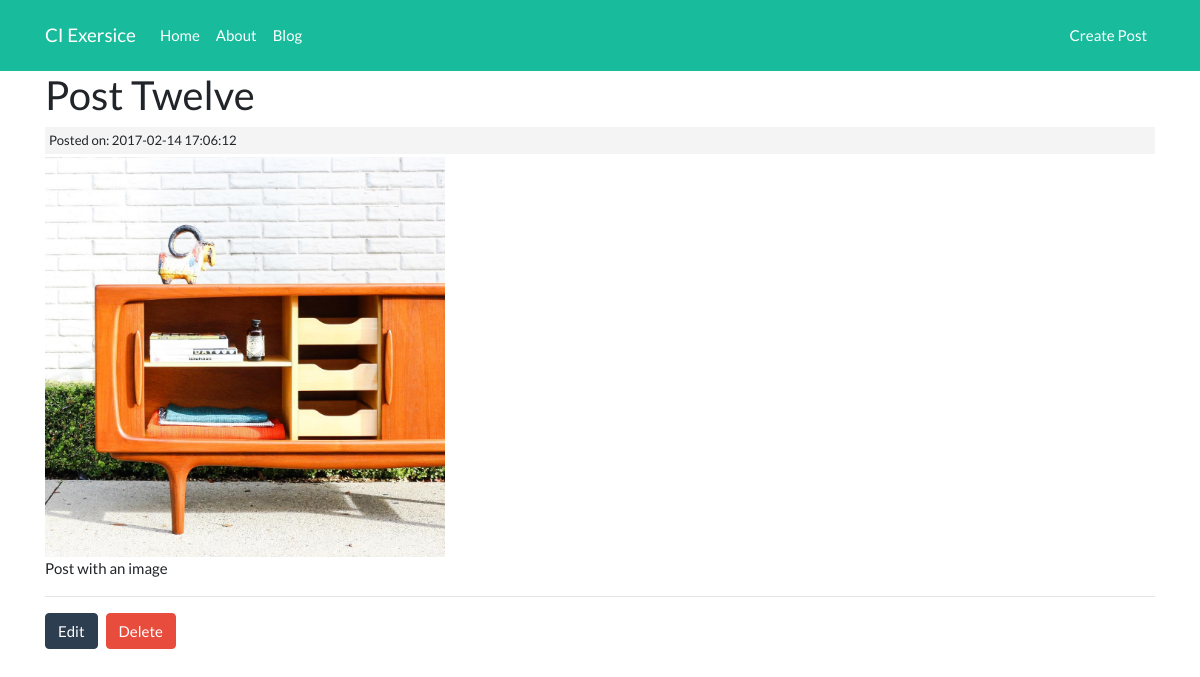
Screenshot of /posts/Post-Twelve with the database file from the repository.
### tables this page shows
CREATE TABLE `posts` (
  `id` int(11) NOT NULL,
  `category_id` int(11) NOT NULL,
  `title` varchar(255) NOT NULL,
  `slug` varchar(255) NOT NULL,
  `body` text NOT NULL,
  `post_image` varchar(255) NOT NULL,
  `created_at` timestamp NOT NULL DEFAULT CURRENT_TIMESTAMP ON UPDATE CURRENT_TIMESTAMP
);

### application/controllers/Posts.php (called while the page is built, shortened)
<?php
	class Posts extends CI_controller{
	public function view($slug = NULL){
		$data['post'] = $this->post_model->get_posts($slug);
		$data['title'] = $data['post']['title'];
		$this->load->view('templates/header');
		$this->load->view('posts/view', $data);
		$this->load->view('templates/footer');
	}
}

### index.php (called while the page is built, shortened)
<?php
require_once BASEPATH.'core/CodeIgniter.php';

### application/models/Post_model.php (called while the page is built, shortened)
<?php
	class Post_model extends CI_Model{
		public function get_posts($slug = FALSE){
			$query = $this->db->get_where('posts', array('slug' => $slug));
			return $query->row_array();
		}
	}

### application/views/posts/view.php (the view)
<h2><?php echo $post['title']; ?></h2>
<small class="post-date">Posted on: <?php echo $post['created_at']; ?><br></small>
<img class="post-thumb-home" src="<?php echo site_url(); ?>assets/images/posts/<?php echo $post['post_image']; ?>" alt="">
<div class="post-body">
	<?php echo $post['body']; ?>
</div>
<hr>
<a class="btn btn-primary float-left mr-2" href="<?php echo base_url();?>
posts/edit/<?php echo $post['slug']; ?>">Edit</a>
<?php echo form_open('/posts/delete/'.$post['id']); ?>
	<input type="submit" value="Delete" class="btn btn-danger">
 </form>

### assets/css/style.css (style rules this page uses)
.post-date { background-color: #f4f4f4; padding: 4px; margin: 3px 0; display: block; }
.post-thumb-home { width: 400px; height: auto; }

### rows the page displays
posts: title "Post Twelve", created_at "2017-02-14 17:06:12", post_image (picture), body "Post with an image"
